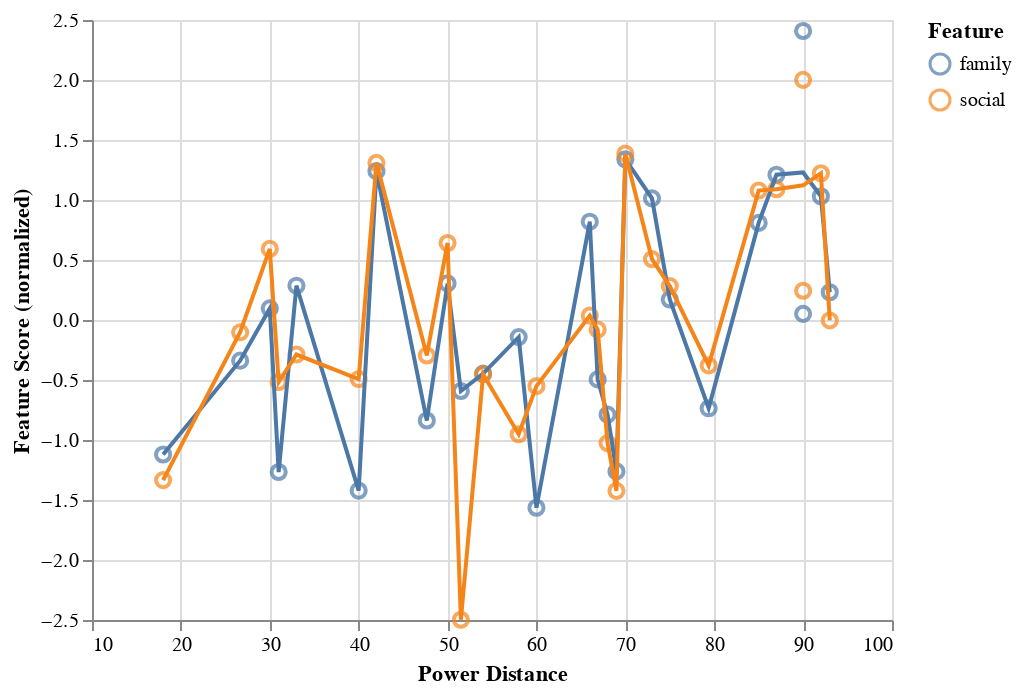

Notebook source saved alongside this figure:
### Code cell
corr, plot = utils.compare_liwc_hofstede('pdi',['family','social'],nation_liwc)
print(corr)
plot

### Figure 1 — Vega-Lite specification as saved in the notebook (floating-point values rounded to 4 significant figures)
{"config": {"view": {"continuousWidth": 400, "continuousHeight": 300}}, "layer": [{"mark": {"type": "point", "size": 50}, "encoding": {"color": {"field": "Feature", "type": "nominal"}, "tooltip": [{"field": "Culture", "type": "nominal"}, {"field": "Feature", "type": "nominal"}], "x": {"axis": {"title": "Power Distance"}, "field": "pdi", "scale": {"zero": false}, "type": "quantitative"}, "y": {"axis": {"title": "Feature Score (normalized)"}, "field": "score", "scale": {"zero": false}, "type": "quantitative"}}}, {"mark": "line", "encoding": {"color": {"field": "Feature", "type": "nominal"}, "x": {"axis": {"title": "Power Distance"}, "field": "pdi", "scale": {"zero": false}, "type": "quantitative"}, "y": {"aggregate": "mean", "axis": {"title": "Feature Score (normalized)"}, "field": "score", "scale": {"zero": false}, "type": "quantitative"}}}], "data": {"name": "data-2245303afa6ab183b9644d705de0738b"}, "$schema": "https://vega.github.io/schema/vega-lite/v4.17.0.json", "datasets": {"data-2245303afa6ab183b9644d705de0738b": [{"Culture": "Albanian", "pdi": 90.0, "Feature": "family", "score": 2.408}, {"Culture": "Arabic", "pdi": 79.38, "Feature": "family", "score": -0.7357}, {"Culture": "Armenian", "pdi": 85.0, "Feature": "family", "score": 0.8093}, {"Culture": "Bulgarian", "pdi": 70.0, "Feature": "family", "score": 1.34}, {"Culture": "Chinese", "pdi": 58.0, "Feature": "family", "score": -0.1426}, {"Culture": "Croatian", "pdi": 73.0, "Feature": "family", "score": 1.014}, {"Culture": "Danish", "pdi": 18.0, "Feature": "family", "score": -1.121}, {"Culture": "Dutch", "pdi": 51.5, "Feature": "family", "score": -0.592}, {"Culture": "English", "pdi": 47.67, "Feature": "family", "score": -0.8378}, {"Culture": "Estonian", "pdi": 40.0, "Feature": "family", "score": -1.422}, {"Culture": "Finnish", "pdi": 33.0, "Feature": "family", "score": 0.2859}, {"Culture": "French", "pdi": 69.0, "Feature": "family", "score": -1.261}, {"Culture": "German", "pdi": 26.67, "Feature": "family", "score": -0.3387}, {"Culture": "Greek", "pdi": 60.0, "Feature": "family", "score": -1.564}, {"Culture": "Icelandic", "pdi": 30.0, "Feature": "family", "score": 0.09641}, {"Culture": "Italian", "pdi": 50.0, "Feature": "family", "score": 0.3047}, {"Culture": "Japanese", "pdi": 54.0, "Feature": "family", "score": -0.4463}, {"Culture": "Lithuanian", "pdi": 42.0, "Feature": "family", "score": 1.24}, {"Culture": "Polish", "pdi": 68.0, "Feature": "family", "score": -0.7887}, {"Culture": "Portuguese", "pdi": 75.0, "Feature": "family", "score": 0.1706}, {"Culture": "Romanian", "pdi": 90.0, "Feature": "family", "score": 0.05117}, {"Culture": "Russian", "pdi": 93.0, "Feature": "family", "score": 0.2313}, {"Culture": "Serbian", "pdi": 87.0, "Feature": "family", "score": 1.211}, {"Culture": "Spanish", "pdi": 66.89, "Feature": "family", "score": -0.4953}, {"Culture": "Swedish", "pdi": 31.0, "Feature": "family", "score": -1.267}, {"Culture": "Turkish", "pdi": 66.0, "Feature": "family", "score": 0.8191}, {"Culture": "Ukrainian", "pdi": 92.0, "Feature": "family", "score": 1.031}, {"Culture": "Albanian", "pdi": 90.0, "Feature": "social", "score": 2.001}, {"Culture": "Arabic", "pdi": 79.38, "Feature": "social", "score": -0.378}, {"Culture": "Armenian", "pdi": 85.0, "Feature": "social", "score": 1.079}, {"Culture": "Bulgarian", "pdi": 70.0, "Feature": "social", "score": 1.386}, {"Culture": "Chinese", "pdi": 58.0, "Feature": "social", "score": -0.9519}, {"Culture": "Croatian", "pdi": 73.0, "Feature": "social", "score": 0.5076}, {"Culture": "Danish", "pdi": 18.0, "Feature": "social", "score": -1.334}, {"Culture": "Dutch", "pdi": 51.5, "Feature": "social", "score": -2.498}, {"Culture": "English", "pdi": 47.67, "Feature": "social", "score": -0.2956}, {"Culture": "Estonian", "pdi": 40.0, "Feature": "social", "score": -0.492}, {"Culture": "Finnish", "pdi": 33.0, "Feature": "social", "score": -0.2878}, {"Culture": "French", "pdi": 69.0, "Feature": "social", "score": -1.423}, {"Culture": "German", "pdi": 26.67, "Feature": "social", "score": -0.1025}, {"Culture": "Greek", "pdi": 60.0, "Feature": "social", "score": -0.5512}, {"Culture": "Icelandic", "pdi": 30.0, "Feature": "social", "score": 0.5922}, {"Culture": "Italian", "pdi": 50.0, "Feature": "social", "score": 0.6419}, {"Culture": "Japanese", "pdi": 54.0, "Feature": "social", "score": -0.4524}, {"Culture": "Lithuanian", "pdi": 42.0, "Feature": "social", "score": 1.31}, {"Culture": "Polish", "pdi": 68.0, "Feature": "social", "score": -1.026}, {"Culture": "Portuguese", "pdi": 75.0, "Feature": "social", "score": 0.2829}, {"Culture": "Romanian", "pdi": 90.0, "Feature": "social", "score": 0.2437}, {"Culture": "Russian", "pdi": 93.0, "Feature": "social", "score": -0.003796}, {"Culture": "Serbian", "pdi": 87.0, "Feature": "social", "score": 1.09}, {"Culture": "Spanish", "pdi": 66.89, "Feature": "social", "score": -0.08002}, {"Culture": "Swedish", "pdi": 31.0, "Feature": "social", "score": -0.5166}, {"Culture": "Turkish", "pdi": 66.0, "Feature": "social", "score": 0.03677}, {"Culture": "Ukrainian", "pdi": 92.0, "Feature": "social", "score": 1.223}]}}
